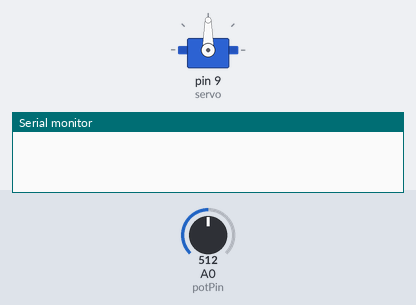
This sketch was run on a simulated Arduino Uno, built with avr-gcc and run on an emulated ATmega328P. Shown: servo, the last lines printed to the serial monitor. The inputs (shaded band) are chosen by the test bench; at power-on: A0 (potPin) = 512.

Above: at 0.1 s.
At 0.6 s:
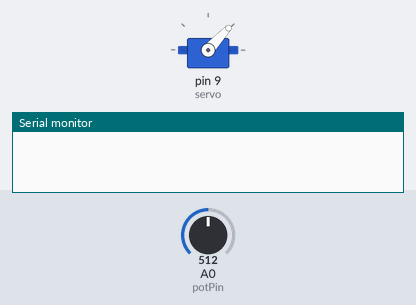
At 2.2 s:
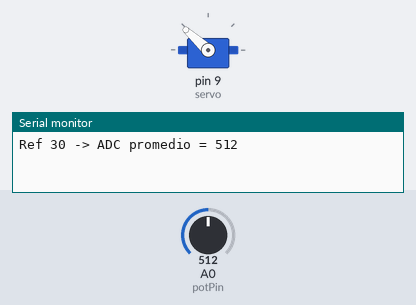
Timing chart, 0 to 3.7 s (numbered marks = the images above):
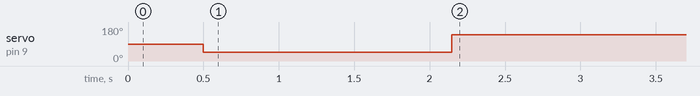

The sketch:

CalibracionAngulos.ino
```cpp
#include <Servo.h>
Servo servo;
const int potPin = A0;

int refs[] = {30, 150};   // elegí tus dos referencias
const int N = 400;         // muestras para promedio

int angToPWM(int ang){
  return constrain(map(ang, 0, 180, 800, 2200), 900, 2100);
}

void setup(){
  Serial.begin(115200);
  servo.attach(9);
  delay(500);
  int adcVals[2];

  for(int i=0; i<2; i++){
    servo.writeMicroseconds(angToPWM(refs[i]));
    delay(800); // esperar que asiente
    long acc = 0;
    for(int k=0; k<N; k++){
      acc += analogRead(potPin);
      delay(2);
    }
    adcVals[i] = acc / N;
    Serial.print("Ref "); Serial.print(refs[i]);
    Serial.print(" -> ADC promedio = ");
    Serial.println(adcVals[i]);
  }

  // Suponiendo que ANG_1=refs[0] y ANG_2=refs[1]
  float ANG1 = refs[0], ANG2 = refs[1];
  float A = (ANG2 - ANG1) / float(adcVals[1] - adcVals[0]);
  float B = ANG1 - A * adcVals[0];

  Serial.print("Calibracion: A = "); Serial.println(A, 6);
  Serial.print("Calibracion: B = "); Serial.println(B, 6);
  Serial.println("Usa: angReal = A*ADC + B");
}

void loop(){}
```
